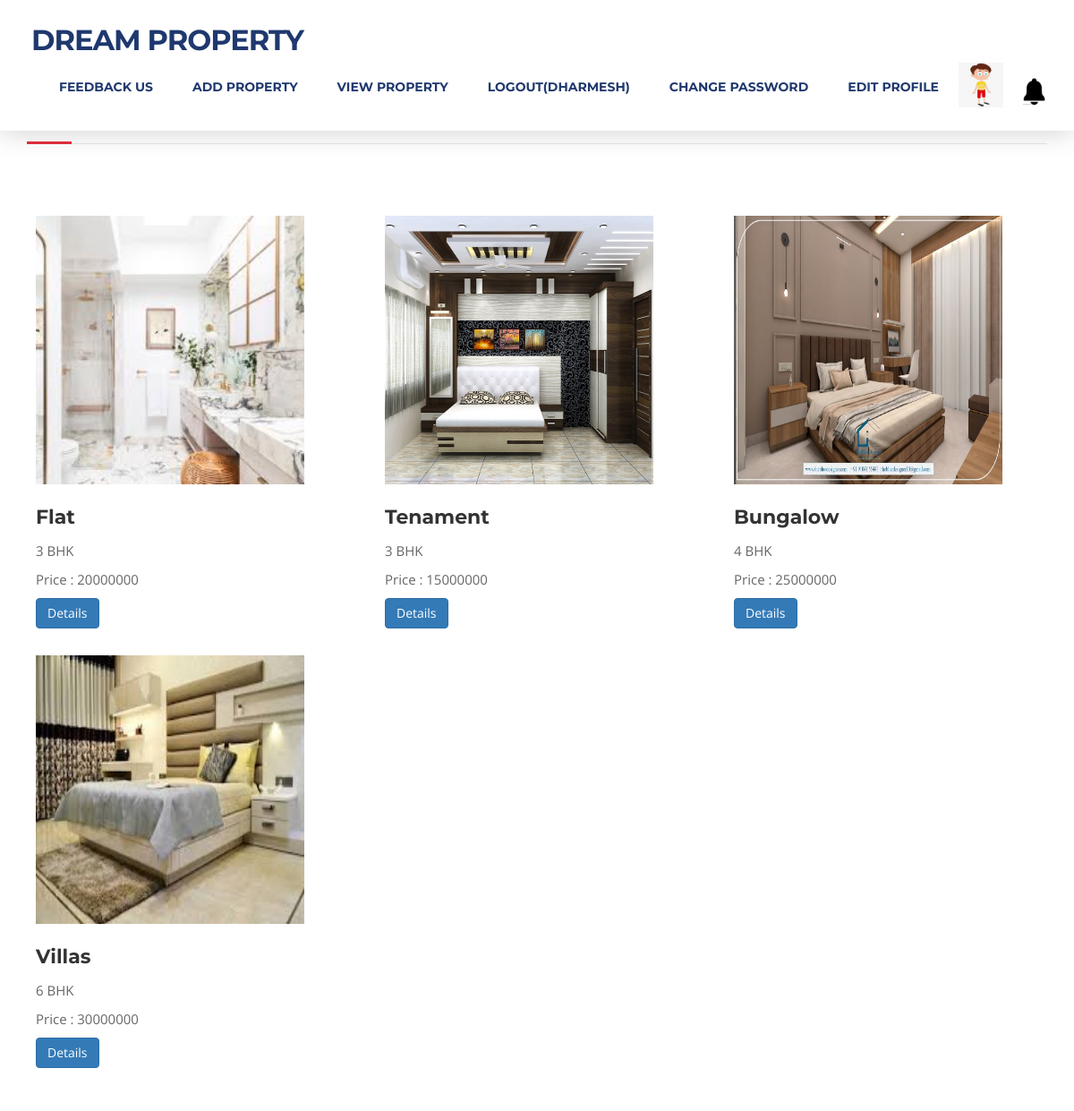
Page /seller_view_property/ (signed in) on the committed database.
### myapp/models.py (models this page shows, shortened)
class User(models.Model):
	fname=models.CharField(max_length=100)
	lname=models.CharField(max_length=100)
	email=models.CharField(max_length=100)
	mobile=models.IntegerField()
	password=models.CharField(max_length=100)
	cpassword=models.CharField(max_length=100)
	address=models.TextField()
	usertype=models.CharField(max_length=100)
	image=models.ImageField(upload_to="images/",null=True,blank=True)
	verfied=models.BooleanField(default=False)
	admin_status=models.BooleanField(default=False)

class Property(models.Model):
	CHOICE1=(
			('Flat','Flat'),
			('Tenament','Tenament'),
			('Bungalow','Bungalow'),
			('villas','villas'),
		)
	CHOICE2=(
			('1 BHK','1 BHK'),
			('2 BHK','2 BHK'),
			('3 BHK','3 BHK'),
			('4 BHK','4 BHK'),
			('5 BHK','5 BHK'),
			('6 BHK','6 BHK'),
			('7 BHK','7 BHK'),
			('8 BHK','8 BHK'),
		)
	CHOICE3=(
			('Maninagar','Maninagar'),
			('Memnagar','Memnagar'),
			('Bopal','Bopal'),
			('Iskon','Iskon'),
			('Gota','Gota'),
			('Vaishnodevi','Vaishnodevi'),
			('Naranpura','Naranpura'),
			('Sola','Sola'),
			('Thaltej','Thaltej'),
			('Sarkej','Sarkej'),
			('Shilaj','Shilaj'),
			('Navrangpura','Navrangpura'),
			('Gurukul','Gurukul'),
			('Juhapura','Juhapura'),
			('Ambavadi','Ambavadi'),
			('Shivranjani','Shivranjani'),
			('Ghodasar','Ghodasar'),
			('Vastrapur','Vastrapur'),
			('Vastral','Vastral'),
			('K.K Nagar','K.K Nagar'),
		)
	property_seller=models.ForeignKey(User,on_delete=models.CASCADE)
	property_type=models.CharField(max_length=100,choices=CHOICE1)
	property_sub_type=models.CharField(max_length=100,choices=CHOICE2)
	property_location=models.CharField(max_length=100,choices=CHOICE3,default="Bopal")
	property_area=models.CharField(max_length=100)
	property_price=models.CharField(max_length=100)
	property_address=models.TextField()
	property_desc=models.TextField(default="")
	property_image1=models.ImageField(upload_to="images/")
	property_image2=models.ImageField(upload_to="images/")
	property_image3=models.ImageField(upload_to="images/")
	property_image4=models.ImageField(upload_to="images/")
	property_image5=models.ImageField(upload_to="images/")
	status=models.BooleanField(default=False)

### myapp/views.py (the view)
# urls.py: path('seller_view_property/',views.seller_view_property,name='seller_view_property'),
def seller_view_property(request):
	user=User.objects.get(email=request.session['email'])
	properties=Property.objects.filter(property_seller=user)
	return render(request,'seller_view_property.html',{'properties':properties})

### myapp/templates/seller_view_property.html (shortened to what this page needs)
{% extends 'seller_header.html' %}
{% load static %}
{% block content %}
<!DOCTYPE html>
<html lang="en">
<head>
</head>
<body id="page-top" data-spy="scroll" data-target=".navbar-fixed-top">
<div id="services">
  <div class="container">
    <div class="section-title">
      <h2>Added Property</h2>
    </div>
    <div class="row">
      {% for i in properties %}
      <div class="col-md-4">
        <div class="service-media"> <img src="{{i.property_image2.url}}" alt=" " style="width:300px;height: 300px;"> </div>
        <div class="service-desc">
          <h3>{{i.property_type}}</h3>
          <p>{{i.property_sub_type}}</p>
          <p>Price : {{i.property_price}}</p>
          <a href="{% url 'seller_property_detail' pk=i.pk %}"><input type="button" name="action" value="Details" class="btn btn-primary"></a>
        </div>
      </div>
      {% endfor %}
    </div>
  </div>
</div>
</body>
</html>
{% endblock %}

### myapp/templates/seller_header.html (shortened to what this page needs)
{% load static %}
<!DOCTYPE html>
<html lang="en">
<head>
<link rel="stylesheet" type="text/css"  href="{% static 'css/bootstrap.css' %}">
<link rel="stylesheet" type="text/css" href="{% static 'fonts/font-awesome/css/font-awesome.css' %}">
<link rel="stylesheet" type="text/css" href="{% static 'css/style.css' %}">
<link rel="stylesheet" type="text/css" href="{% static 'css/nivo-lightbox/nivo-lightbox.css' %}">
<link rel="stylesheet" type="text/css" href="{% static 'css/nivo-lightbox/default.css' %}">
</head>
<body id="page-top" data-spy="scroll" data-target=".navbar-fixed-top">
<nav id="menu" class="navbar navbar-default navbar-fixed-top">
  <div class="container">
    <div class="navbar-header">
      <a class="navbar-brand page-scroll" href="{% url 'seller_index' %}">Dream Property</a>
    </div>
    <div class="collapse navbar-collapse" id="bs-example-navbar-collapse-1">
      <ul class="nav navbar-nav navbar-right">
        <li><a href="{% url 'contact' %}">Feedback Us</a></li>
        <li><a href="{% url 'seller_add_property' %}" class="page-scroll">Add Property</a></li>
        <li><a href="{% url 'seller_view_property' %}" class="page-scroll">View Property</a></li>
        {% if request.session.email %}
          <li><a href="{% url 'logout' %}">Logout({{request.session.fname}})</a></li>
          <li><a href="{% url 'seller_change_password' %}">Change Password</a></li>
          <li><a href="{% url 'seller_edit_profile' %}">Edit Profile</a></li>
          <li><img src="{{request.session.image}}" width="50px" height="50px"></li>
          <li><a href="{% url 'seller_notification' %}"><img src="{% static 'notification.jpg' %}" height="30" width="25">{{request.session.inquiry}}</a>
          </li>
        {% else %}
          <li><a href="{% url 'signup' %}">Sign Up</a></li>
          <li><a href="{% url 'login' %}">Login</a></li>
        {% endif %}
      </ul>
    </div>
  </div>
</nav>
{% block content %}
{% endblock %}
</body>
</html>

### myapp/static/css/style.css (style rules this page uses)
body, html { font-family: 'Open Sans', sans-serif; text-rendering: optimizeLegibility !important; -webkit-font-smoothing: antialiased !important; color: #666; font-weight: 400; width: 100% !important; height: 100% !important; }
h2 { font-family: 'Montserrat', sans-serif; margin: 0 0 20px 0; font-weight: 700; font-size: 32px; color: #333; }
h3 { font-family: 'Montserrat', sans-serif; font-size: 22px; font-weight: 700; color: #333; }
p { font-size: 15px; }
a { color: #1f386e; font-weight: 400; }
ul, ol { list-style: none; }
ul, ol { padding: 0; webkit-padding: 0; moz-padding: 0; }
#menu { padding: 20px; transition: all 0.8s; }
#menu.navbar-default { background-color: #fff; border-color: rgba(231, 231, 231, 0); box-shadow: 0 0 30px rgba(0,0,0,0.2) }
#menu a.navbar-brand { font-family: 'Montserrat', sans-serif; font-size: 32px; font-weight: 700; color: #1f386e; text-transform: uppercase; letter-spacing: -1px; }
#menu.navbar-default .navbar-nav > li > a { font-family: 'Montserrat', sans-serif; text-transform: uppercase; color: #1f386e; font-size: 14px; font-weight: 700; padding: 8px 2px; border-radius: 0; margin: 9px 20px 0 20px; }
.section-title { margin-bottom: 70px; }
.section-title h2 { position: relative; margin-top: 10px; margin-bottom: 15px; padding-bottom: 15px; border-bottom: 1px solid rgba(0, 0, 0, 0.09); }
.section-title h2::after { position: absolute; content: ""; background-color: #e52f3c; height: 3px; width: 50px; bottom: -1px; left: 0; }
#services { padding: 100px 0; }
#services .service-media { margin: 10px; }
#services .service-media img { position: relative; display: block; width: 100%; height: auto; }
#services .service-desc { margin: 10px 10px 20px; }
#services h3 { font-weight: 700; padding: 5px 0; }

### rows in the picture
User: session.fname "DHARMESH"
Property: property_image2 (picture), property_type "Flat", property_sub_type "3 BHK", property_price "20000000"
Property: property_image2 (picture), property_type "Tenament", property_sub_type "3 BHK", property_price "15000000"
Property: property_image2 (picture), property_type "Bungalow", property_sub_type "4 BHK", property_price "25000000"
Property: property_image2 (picture), property_type "Villas", property_sub_type "6 BHK", property_price "30000000"
